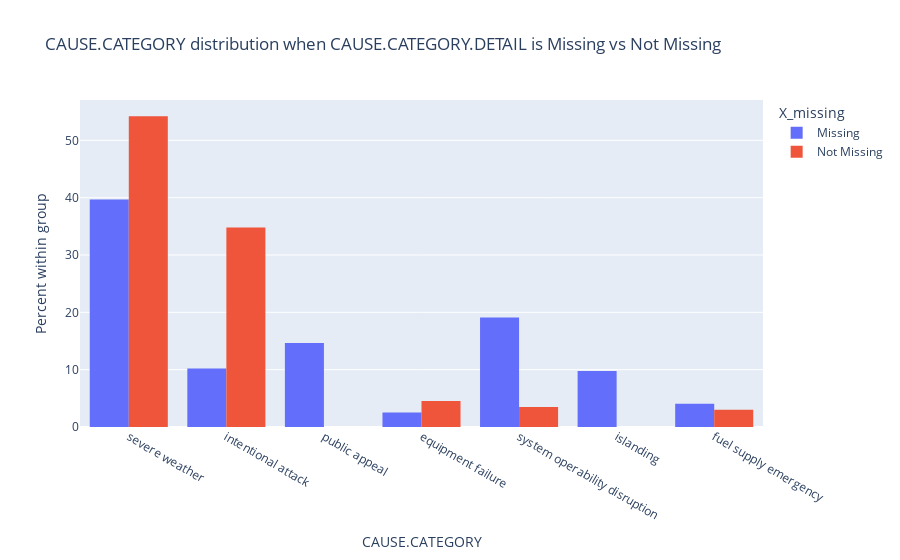

The code cell stored with this chart in its notebook:
### Code cell
tmp = outages[[X, Y]].copy()
tmp['X_missing'] = tmp[X].isna().map({True: 'Missing', False: 'Not Missing'})
tmp = tmp.dropna(subset=[Y])

fig = px.histogram(
    tmp,
    x=Y,
    color='X_missing',
    barmode='group',
    histnorm='percent',
    title=f"{Y} distribution when {X} is Missing vs Not Missing"
)
fig.update_layout(xaxis_title=Y, yaxis_title="Percent within group")
fig.show()

os.makedirs("assets", exist_ok=True)
fig.write_html("assets/missingness_dep_on_cause_category.html", include_plotlyjs="cdn")

### Figure 1 — Plotly figure (JSON) as saved in the notebook; plotly's stock layout.template omitted (floating-point values rounded to 4 significant figures; data arrays with more than 128 entries replaced by an {"elided": "..."} marker saying what was removed)
{"data": [{"alignmentgroup": "True", "bingroup": "x", "histnorm": "percent", "hovertemplate": "X_missing=Missing<br>CAUSE.CATEGORY=%{x}<br>percent=%{y}<extra></extra>", "legendgroup": "Missing", "marker": {"color": "#636efa", "pattern": {"shape": ""}}, "name": "Missing", "offsetgroup": "Missing", "orientation": "v", "showlegend": true, "type": "histogram", "x": {"elided": "471 str values"}, "xaxis": "x", "yaxis": "y"}, {"alignmentgroup": "True", "bingroup": "x", "histnorm": "percent", "hovertemplate": "X_missing=Not Missing<br>CAUSE.CATEGORY=%{x}<br>percent=%{y}<extra></extra>", "legendgroup": "Not Missing", "marker": {"color": "#EF553B", "pattern": {"shape": ""}}, "name": "Not Missing", "offsetgroup": "Not Missing", "orientation": "v", "showlegend": true, "type": "histogram", "x": {"elided": "1063 str values"}, "xaxis": "x", "yaxis": "y"}], "layout": {"barmode": "group", "legend": {"title": {"text": "X_missing"}, "tracegroupgap": 0}, "title": {"text": "CAUSE.CATEGORY distribution when CAUSE.CATEGORY.DETAIL is Missing vs Not Missing"}, "xaxis": {"anchor": "y", "domain": [0, 1], "title": {"text": "CAUSE.CATEGORY"}}, "yaxis": {"anchor": "x", "domain": [0, 1], "title": {"text": "Percent within group"}}}}
